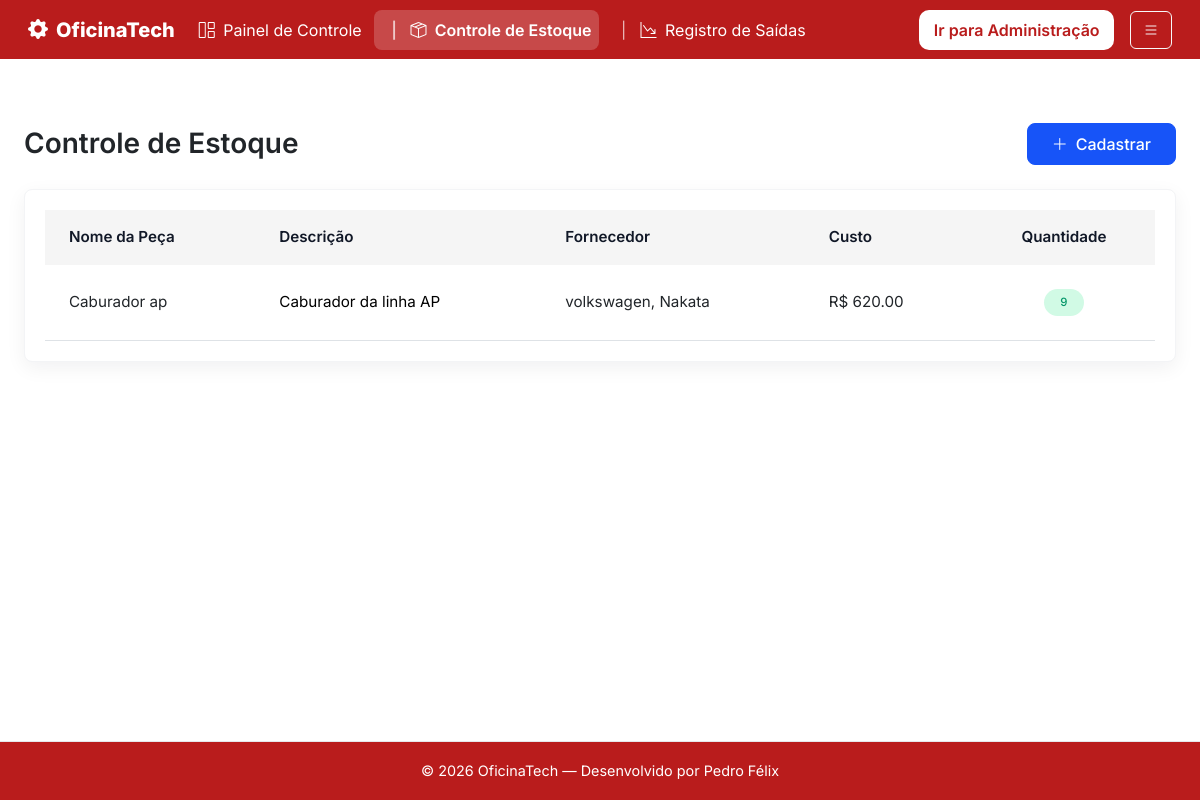
/estoque/ (signed in), run on the app's committed database.
### oficinatech01/models.py (models this page shows, shortened)
class Peca(models.Model):
    id_peca = models.AutoField(primary_key=True)
    nome_peca = models.CharField(max_length=255)
    descricao_peca = models.TextField(blank=True, null=True)
    custo_peca = models.DecimalField(max_digits=10, decimal_places=2)  # Melhor que Float para dinheiro
    quant_peca = models.IntegerField(default=0)
    alerta_quant = models.IntegerField(default=5)
    ativo = models.BooleanField(default=True)
    data_inativacao = models.DateField(blank=True, null=True)
    data_registo = models.DateField(auto_now_add=True)
    fornecedores = models.ManyToManyField(Fornecedor, related_name='pecas', blank=True)

class Fornecedor(models.Model):
    id_fornecedor = models.AutoField(primary_key=True)
    nome_fornecedor = models.CharField(max_length=255)
    cnpj_fornecedor = models.CharField(max_length=20, blank=True, null=True)
    email_fornecedor = models.EmailField(blank=True, null=True)
    telefone_fornecedor = models.CharField(max_length=20, blank=True, null=True)
    ativo = models.BooleanField(default=True)
    data_inativacao = models.DateField(blank=True, null=True)
    data_registo = models.DateField(auto_now_add=True)

### oficinatech/views.py (the view, shortened to what this page needs)
# urls.py: path('estoque/', views.estoque, name='estoque'),
@login_required
def estoque(request):
    from django.http import JsonResponse
    from oficinatech01.models import Fornecedor
    pecas = Peca.objects.filter(ativo=True).prefetch_related('fornecedores').order_by('nome_peca')
    fornecedores = Fornecedor.objects.filter(ativo=True)
    return render(request, 'estoque.html', {'pecas': pecas, 'fornecedores': fornecedores})

### oficinatech/templates/estoque.html (shortened to what this page needs)
{% extends 'base.html' %}
{% block content %}
    <div class="container content-wrap">
        <div class="d-flex justify-content-between align-items-center mb-4 mt-3">
            <h1 class="fs-3 fw-semibold text-dark mb-0">Controle de Estoque</h1>
            <button class="btn btn-primary-custom px-4 py-2 fw-medium rounded-3" data-bs-toggle="modal" data-bs-target="#modalCadastroPeca"><i class="bi bi-plus-lg me-2"></i>Cadastrar</button>
        </div>
        <div class="dashboard-card bg-white rounded-3 mb-4 overflow-hidden">
            <div class="table-responsive">
                <table class="table mb-0 table-hover table-custom">
                    <thead class="bg-light-custom text-dark fw-semibold">
                        <tr>
                            <th scope="col" class="py-3 px-4 border-0 rounded-top-start">Nome da Peça</th>
                            <th scope="col" class="py-3 px-4 border-0">Descrição</th>
                            <th scope="col" class="py-3 px-4 border-0">Fornecedor</th>
                            <th scope="col" class="py-3 px-4 border-0">Custo</th>
                            <th scope="col" class="py-3 px-4 border-0 rounded-top-end text-center">Quantidade</th>
                        </tr>
                    </thead>
                    <tbody class="border-top-0">
                        {% for peca in pecas %}
                        <tr>
                            <td class="py-4 px-4 text-dark border-bottom">{{ peca.nome_peca }}</td>
                            <td class="py-4 px-4 text-muted-custom border-bottom">{{ peca.descricao_peca|default:'Sem descrição' }}</td>
                            <td class="py-4 px-4 text-dark border-bottom">{% for fornecedor in peca.fornecedores.all %}{{ fornecedor.nome_fornecedor }}{% if not forloop.last %}, {% endif %}{% empty %}Sem fornecedor{% endfor %}</td>
                            <td class="py-4 px-4 text-dark border-bottom">R$ {{ peca.custo_peca|floatformat:2 }}</td>
                            <td class="py-4 px-4 border-bottom text-center">
                                <span class="badge {% if peca.quant_peca < peca.alerta_quant %}badge-danger{% else %}badge-success{% endif %} rounded-pill px-3 py-2 fw-medium {% if peca.quant_peca < peca.alerta_quant %}text-danger-custom{% else %}text-success-custom{% endif %}">{{ peca.quant_peca }}</span>
                            </td>
                        </tr>
                        {% empty %}
                        <tr>
                            <td colspan="5" class="py-4 px-4 text-center text-muted-custom">Nenhuma peça cadastrada no momento.</td>
                        </tr>
                        {% endfor %}
                    </tbody>
                </table>
            </div>
        </div>
    </div>
{% endblock %}

### oficinatech/static/css/style.css (style rules this page uses)
body { font-family: 'Inter', sans-serif; color: #1A1A1A; }
.bg-light-custom { background-color: #F8F9FA; }
.text-muted-custom { color: #6C757D; font-size: 0.95rem; }
.btn-primary-custom { background-color: #1754F8; border-color: #1754F8; color: white; transition: background-color 0.2s ease; }
.dashboard-card { box-shadow: 0px 4px 20px rgba(0, 0, 0, 0.04); border: 1px solid #F3F4F6; }
.bg-light-custom { background-color: #f5f5f5; transition: background-color 0.3s; }
.table-custom th { font-weight: 600; font-size: 0.95rem; color: #111827 !important; }
.table-custom td { vertical-align: middle; font-size: 0.95rem; }
.table-custom > :not(caption) > * > * { background-color: transparent; }
.badge-success { background-color: #D1FAE5; }
.text-success-custom { color: #059669; }
.table-custom tbody tr:last-child td { border-bottom: 0; }
.content-wrap { max-width: 1200px; margin: 0 auto; padding: 24px; }
.dashboard-card { box-shadow: 0 6px 20px rgba(16,24,40,0.06); border-radius: 12px; }
.btn-primary-custom { border-radius: 10px; padding: 0.6rem 1rem; }
:root { --bg: #ffffff; --surface: #ffffff; --text: #111827; --muted: #6C757D; --primary: #1754F8; --accent: #1754F8; --header-footer: #B91C1C; --success: #10B981; }
body { background: var(--bg); color: var(--text); }
.btn-primary-custom { background-color: var(--primary); border-color: var(--primary); color: white; }
.dashboard-card { padding: 20px; }
html, body { height: 100%; }
body { display: flex; flex-direction: column; min-height: 100vh; }

### data on the page
Peca: nome_peca "Caburador ap", descricao_peca "Caburador da linha AP", custo_peca "620.00", quant_peca "9"
Fornecedor: nome_fornecedor "volkswagen"
Fornecedor: nome_fornecedor "Nakata"
